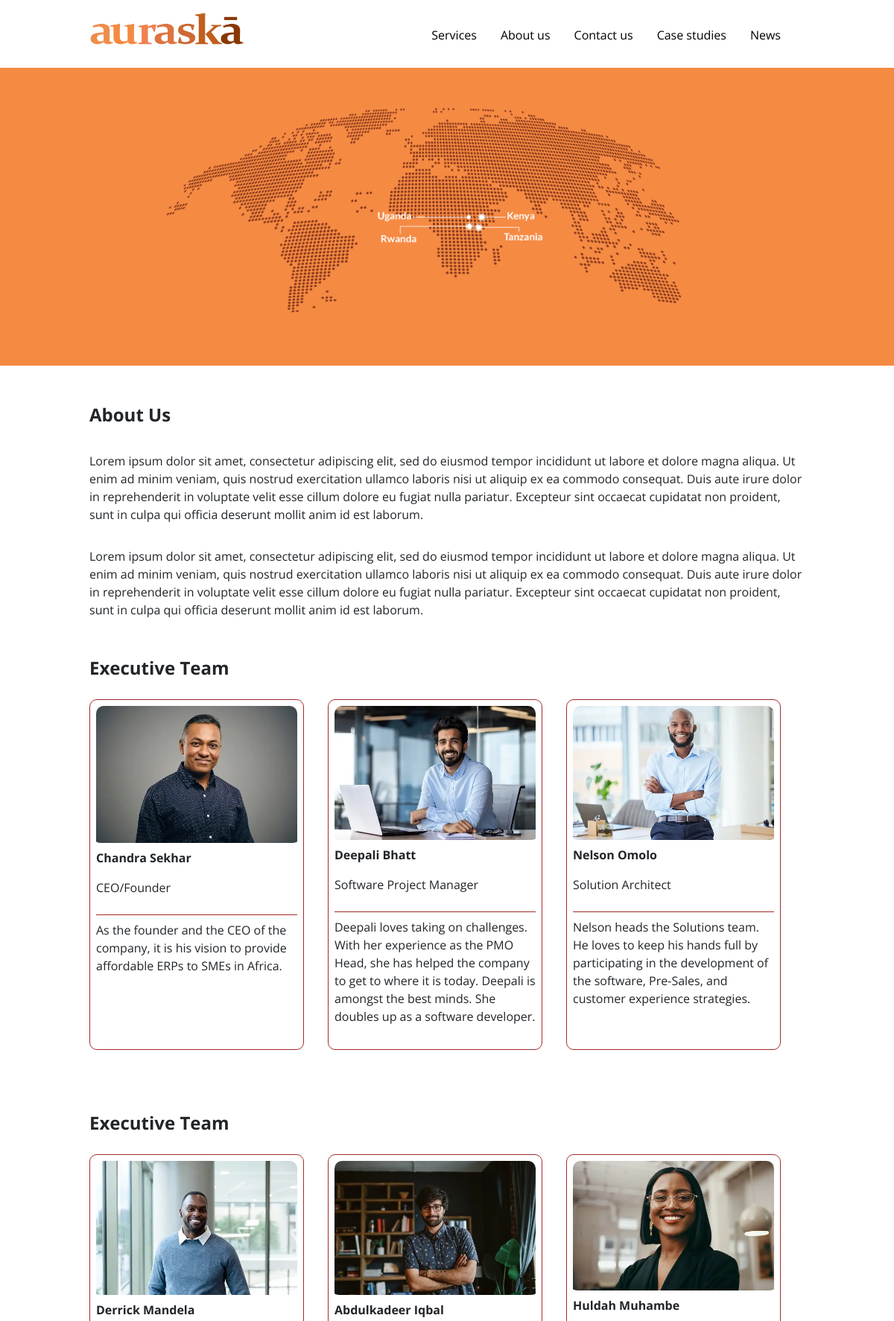
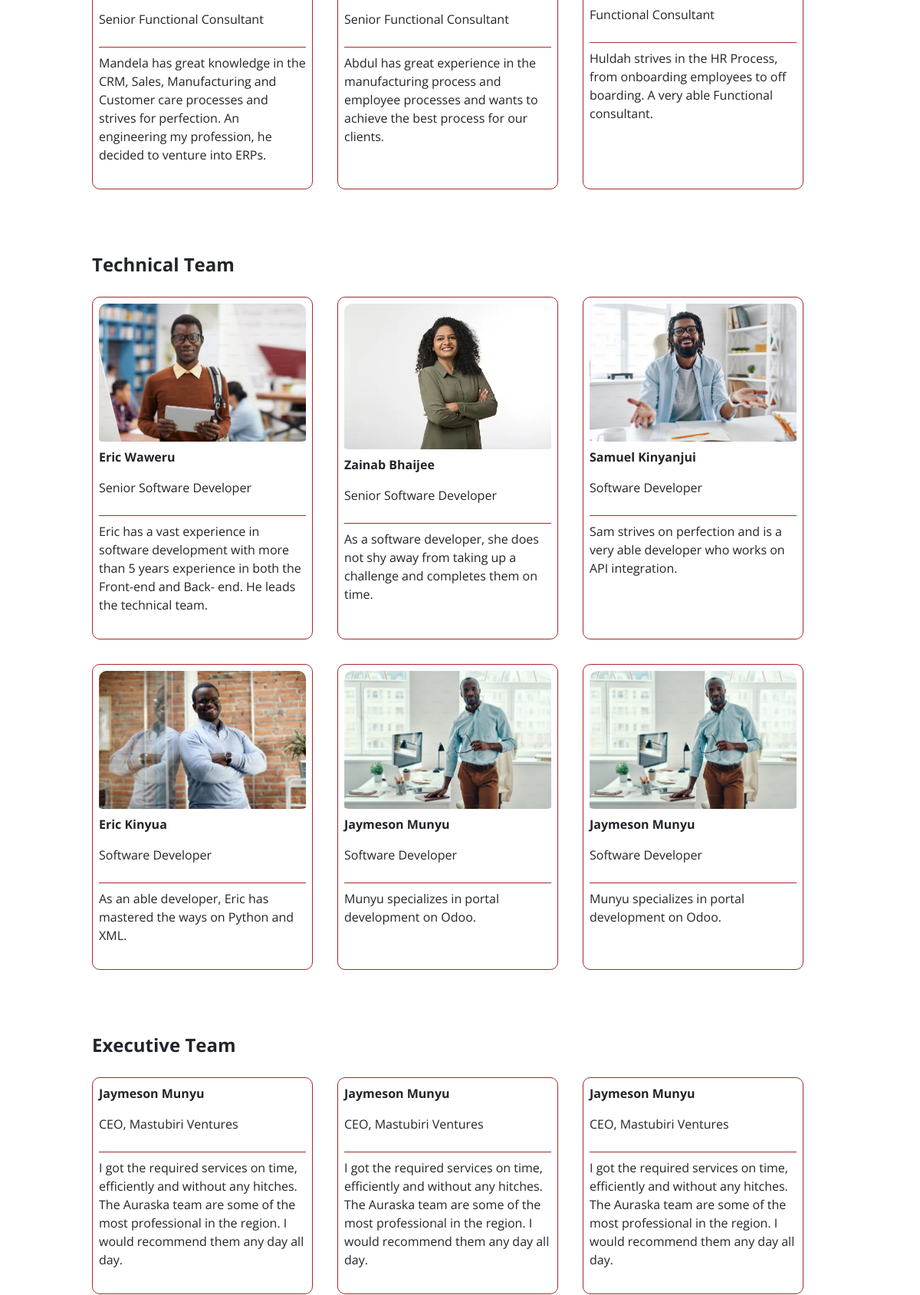
The app's page /aboutUs/ (upper part) with its own data (2 pictures, top to bottom).
### website_admin/models.py (models this page shows, shortened)
class About_executive_team(models.Model):
    images = models.ImageField(upload_to="images")
    name = models.CharField(max_length=150)
    position = models.CharField(max_length=150)
    description = models.TextField()

class About_functional_team(models.Model):
    images = models.ImageField(upload_to="images")
    name = models.CharField(max_length=150)
    position = models.CharField(max_length=150)
    description = models.TextField()

class About_technical_team(models.Model):
    images = models.ImageField(upload_to="images")
    name = models.CharField(max_length=150)
    position = models.CharField(max_length=150)
    description = models.TextField()

class About_technical2_team(models.Model):
    images = models.ImageField(upload_to="images")
    name = models.CharField(max_length=150)
    position = models.CharField(max_length=150)
    description = models.TextField()

class About_executive2_team(models.Model):
    name = models.CharField(max_length=150)
    position = models.CharField(max_length=150)
    description = models.TextField()

### website/views.py (the view)
# urls.py: path("aboutUs/",views.aboutUs,name='aboutUs'),
def aboutUs(request):
    about = About_executive_team.objects.all()
    about2 = About_functional_team.objects.all()
    about3 = About_technical_team.objects.all()
    about4 = About_technical2_team.objects.all()
    about5 = About_executive2_team.objects.all()
    context = {
        "about" : about,
        "about2" : about2,
        "about3" : about3,
        "about4" : about4,
        "about5" : about5
    }
    return render(request, "aboutUs.html", context)

### website/templates/aboutUs.html (shortened to what this page needs)
{% extends 'base.html' %}
{% block content %}
{% load static %}
<div class="second-block">
    <div class="second-block__img">
        <img src="{% static 'img/illustrations/map.png' %}" alt="" class="second-block__img--under-img">
    </div>
</div>
<div class="page-width">
    <div class="about-us-block">
        <div class="about-us-block--title">
            <p>About Us</p>
        </div>
        <div class="about-us-block--text1">
            <p>Lorem ipsum dolor sit amet, consectetur adipiscing elit, sed do eiusmod tempor incididunt ut labore
                et dolore magna aliqua. Ut enim ad minim veniam, quis nostrud exercitation ullamco laboris nisi ut
                aliquip ex ea commodo consequat. Duis aute irure dolor in reprehenderit in voluptate velit esse
                cillum dolore eu fugiat nulla pariatur. Excepteur sint occaecat cupidatat non proident, sunt in
                culpa qui officia deserunt mollit anim id est laborum.</p>
        </div>
        <div class="about-us-block--text2">
            <p>Lorem ipsum dolor sit amet, consectetur adipiscing elit, sed do eiusmod tempor incididunt ut labore
                et dolore magna aliqua. Ut enim ad minim veniam, quis nostrud exercitation ullamco laboris nisi ut
                aliquip ex ea commodo consequat. Duis aute irure dolor in reprehenderit in voluptate velit esse
                cillum dolore eu fugiat nulla pariatur. Excepteur sint occaecat cupidatat non proident, sunt in
                culpa qui officia deserunt mollit anim id est laborum.</p>
        </div>
    </div>
    <div class="executive-block">
        <div class="executive-block--title">
            <p> Executive Team </p>
        </div>
        <div class="executive-block__cards">
            {% for aboutUs in about %}
            <div class="executive-block__cards__1">
                <div class="executive-block__cards__1--img">
                    <img src="{{ aboutUs.images.url }}" alt="">
                </div>
                <div class="executive-block__cards__1--name">
                    <p> {{ aboutUs.name }} </p>
                </div>
                <div class="executive-block__cards__1--position">
                    <p> {{ aboutUs.position }} </p>
                </div>
                <div class="executive-block__cards__1--text">
                    <p> {{ aboutUs.description }} </p>
                </div>
            </div>
            {% endfor %}
        </div>
    </div>
    <div class="functional-block">
        <div class="functional-block--title">
            <p> Executive Team </p>
        </div>
        <div class="functional-block__cards">
            {% for aboutUs in about2 %}
            <div class="functional-block__cards__1">
                <div class="functional-block__cards__1--img">
                    <img src="{{ aboutUs.images.url }}" alt="">
                </div>
                <div class="functional-block__cards__1--name">
                    <p> {{ aboutUs.name }} </p>
                </div>
                <div class="functional-block__cards__1--position">
                    <p>{{ aboutUs.position }}</p>
                </div>
                <div class="functional-block__cards__1--text">
                    <p> {{ aboutUs.description }} </p>
                </div>
            </div>
            {% endfor %}
        </div>
    </div>
    <div class="technical-block">
        <div class="technical-block--title">
            <p> Technical Team </p>
        </div>
        <div class="technical-block__cards">
            {% for aboutUs in about3 %}
            <div class="technical-block__cards__1">
                <div class="technical-block__cards__1--img">
                    <img src="{{ aboutUs.images.url }}"
                        alt="">
                </div>
                <div class="technical-block__cards__1--name">
                    <p> {{ aboutUs.name }} </p>
                </div>
                <div class="technical-block__cards__1--position">
                    <p> {{ aboutUs.position }} </p>
                </div>
                <div class="technical-block__cards__1--text">
                    <p> {{ aboutUs.description }} </p>
                </div>
            </div>
            {% endfor %}
        </div>
        <div class="technical-block__cards2">
            {% for aboutUs in about4 %}
            <div class="technical-block__cards2__4">
                <div class="technical-block__cards2__4--img">
                    <img src="{{ aboutUs.images.url }}"
                        alt="">
                </div>
                <div class="technical-block__cards2__4--name">
                    <p>{{ aboutUs.name }}</p>
                </div>
                <div class="technical-block__cards2__4--position">
                    <p>{{ aboutUs.position }}</p>
                </div>
                <div class="technical-block__cards2__4--text">
                    <p>{{ aboutUs.description }}</p>
                </div>
            </div>
            {% endfor %}
        </div>
    </div>
    <div class="customers-block">
        <div class="customers-block--title">
            <p> Executive Team </p>
        </div>
        <div class="customers-block__cards">
            {% for aboutUs in about5 %}
            <div class="customers-block__cards__1">
                <div class="customers-block__cards__1--name">
                    <p>{{ aboutUs.name }}</p>
                </div>
                <div class="customers-block__cards__1--position">
                    <p>{{ aboutUs.position }}</p>
                </div>
                <div class="customers-block__cards__1--text">
                    <p>{{ aboutUs.description }}</p>
                </div>
            </div>
            {% endfor %}
        </div>
    </div>
</div>
{% endblock content %}

### website/static/css/style.css (style rules this page uses)
* { box-sizing: border-box; margin: 0; }
body { font-family: 'Open Sans', sans-serif; }
.second-block__img { position: relative; margin-top: 1rem; }
.second-block__img--under-img { position: relative; width: 100%; object-fit: contain; }
.page-width { width: 80%; margin-left: auto; margin-right: auto; }
.about-us-block { margin-top: 3rem; }
.about-us-block--title p { font-size: x-large; font-weight: 700; }
.about-us-block--text1 { margin-top: 2rem; }
.about-us-block--text2 { margin-top: 2rem; }
.executive-block--title { margin-top: 3rem; margin-bottom: 1.5rem; }
.executive-block--title p { font-size: x-large; font-weight: 700; }
.executive-block__cards__1 { border: 1px solid brown; border-radius: 10px; margin-bottom: 2rem; padding: 0.5rem 0.5rem 1rem 0.5rem; }
.executive-block__cards__1--img img { border-radius: 10px; padding-bottom: 0.5rem; width: 100%; }
.executive-block__cards__1--name p { font-weight: bolder; }
.executive-block__cards__1--position { padding-bottom: 0.5rem; }
.executive-block__cards__1--text { border-top: 1px solid brown; padding-top: 0.5rem; }
.functional-block--title { margin-top: 3rem; margin-bottom: 1.5rem; }
.functional-block--title p { font-size: x-large; font-weight: 700; }
.functional-block__cards__1 { border: 1px solid brown; border-radius: 10px; margin-bottom: 2rem; padding: 0.5rem 0.5rem 1rem 0.5rem; }
.functional-block__cards__1--img img { border-radius: 10px; padding-bottom: 0.5rem; width: 100%; }
.functional-block__cards__1--name p { font-weight: bolder; }
.functional-block__cards__1--position { padding-bottom: 0.5rem; }
.functional-block__cards__1--text { border-top: 1px solid brown; padding-top: 0.5rem; }
.technical-block--title { margin-top: 3rem; margin-bottom: 1.5rem; }
.technical-block--title p { font-size: x-large; font-weight: 700; }
.technical-block__cards__1 { border: 1px solid brown; border-radius: 10px; margin-bottom: 2rem; padding: 0.5rem 0.5rem 1rem 0.5rem; }
.technical-block__cards__1--img img { border-radius: 10px; padding-bottom: 0.5rem; width: 100%; }
.technical-block__cards__1--name p { font-weight: bolder; }
.technical-block__cards__1--position { padding-bottom: 0.5rem; }
.technical-block__cards__1--text { border-top: 1px solid brown; padding-top: 0.5rem; }
.technical-block__cards2__4 { border: 1px solid brown; border-radius: 10px; margin-bottom: 2rem; padding: 0.5rem 0.5rem 1rem 0.5rem; }
.technical-block__cards2__4--img img { border-radius: 10px; padding-bottom: 0.5rem; width: 100%; }
.technical-block__cards2__4--name p { font-weight: bolder; }
.technical-block__cards2__4--position { padding-bottom: 0.5rem; }
.technical-block__cards2__4--text { border-top: 1px solid brown; padding-top: 0.5rem; }
.customers-block--title { margin-top: 3rem; margin-bottom: 1.5rem; }
.customers-block--title p { font-size: x-large; font-weight: 700; }
.customers-block__cards__1 { border: 1px solid brown; border-radius: 10px; margin-bottom: 2rem; padding: 0.5rem 0.5rem 1rem 0.5rem; }
.customers-block__cards__1--name p { font-weight: bolder; }
.customers-block__cards__1--position { padding-bottom: 0.5rem; }
.customers-block__cards__1--text { border-top: 1px solid brown; padding-top: 0.5rem; }
@media screen and (min-width: 769px) { .executive-block__cards { display: flex; justify-content: space-around; } }
@media screen and (min-width: 769px) { .executive-block__cards__1 { margin-right: 2rem; width: 30%; } }
@media screen and (min-width: 769px) { .functional-block__cards { display: flex; justify-content: space-around; } }
@media screen and (min-width: 769px) { .functional-block__cards__1 { margin-right: 2rem; width: 30%; } }
@media screen and (min-width: 769px) { .technical-block__cards { display: flex; justify-content: space-around; } }
@media screen and (min-width: 769px) { .technical-block__cards__1 { margin-right: 2rem; width: 30%; } }
@media screen and (min-width: 769px) { .technical-block__cards2 { display: flex; justify-content: space-around; } }
@media screen and (min-width: 769px) { .technical-block__cards2__4 { margin-right: 2rem; width: 30%; } }
@media screen and (min-width: 769px) { .customers-block__cards { display: flex; justify-content: space-around; } }
@media screen and (min-width: 769px) { .customers-block__cards__1 { margin-right: 2rem; width: 30%; } }

### records on screen
About_executive_team: images (picture), name "Chandra Sekhar", position "CEO/Founder", description "As the founder and the CEO of the company, it is his vision to provide affordable ERPs to SMEs in Africa."
About_executive_team: images (picture), name "Deepali Bhatt", position "Software Project Manager", description "Deepali loves taking on challenges. With her experience as the PMO Head, she has helped the company to get to where it is today. Deepali is amongst the best minds. She doubles up as a software developer."
About_executive_team: images (picture), name "Nelson Omolo", position "Solution Architect", description "Nelson heads the Solutions team. He loves to keep his hands full by participating in the development of the software, Pre-Sales, and customer experience strategies."
About_functional_team: images (picture), name "Derrick Mandela", position "Senior Functional Consultant", description "Mandela has great knowledge in the CRM, Sales, Manufacturing and Customer care processes and strives for perfection. An engineering my profession, he decided to venture into ERPs."
About_functional_team: images (picture), name "Abdulkadeer Iqbal", position "Senior Functional Consultant", description "Abdul has great experience in the manufacturing process and employee processes and wants to achieve the best process for our clients."
About_functional_team: images (picture), name "Huldah Muhambe", position "Functional Consultant", description "Huldah strives in the HR Process, from onboarding employees to off boarding. A very able Functional consultant."
About_technical_team: images (picture), name "Eric Waweru", position "Senior Software Developer", description "Eric has a vast experience in software development with more than 5 years experience in both the Front-end and Back- end. He leads the technical team."
About_technical_team: images (picture), name "Zainab Bhaijee", position "Senior Software Developer", description "As a software developer, she does not shy away from taking up a challenge and completes them on time."
About_technical_team: images (picture), name "Samuel Kinyanjui", position "Software Developer", description "Sam strives on perfection and is a very able developer who works on API integration."
About_technical2_team: images (picture), name "Eric Kinyua", position "Software Developer", description "As an able developer, Eric has mastered the ways on Python and XML."
About_technical2_team: images (picture), name "Jaymeson Munyu", position "Software Developer", description "Munyu specializes in portal development on Odoo."
About_technical2_team: images (picture), name "Jaymeson Munyu", position "Software Developer", description "Munyu specializes in portal development on Odoo."
About_executive2_team: name "Jaymeson Munyu", position "CEO, Mastubiri Ventures", description "I got the required services on time, efficiently and without any hitches. The Auraska team are some of the most professional in the region. I would recommend them any day all day."
About_executive2_team: name "Jaymeson Munyu", position "CEO, Mastubiri Ventures", description "I got the required services on time, efficiently and without any hitches. The Auraska team are some of the most professional in the region. I would recommend them any day all day."
About_executive2_team: name "Jaymeson Munyu", position "CEO, Mastubiri Ventures", description "I got the required services on time, efficiently and without any hitches. The Auraska team are some of the most professional in the region. I would recommend them any day all day."
